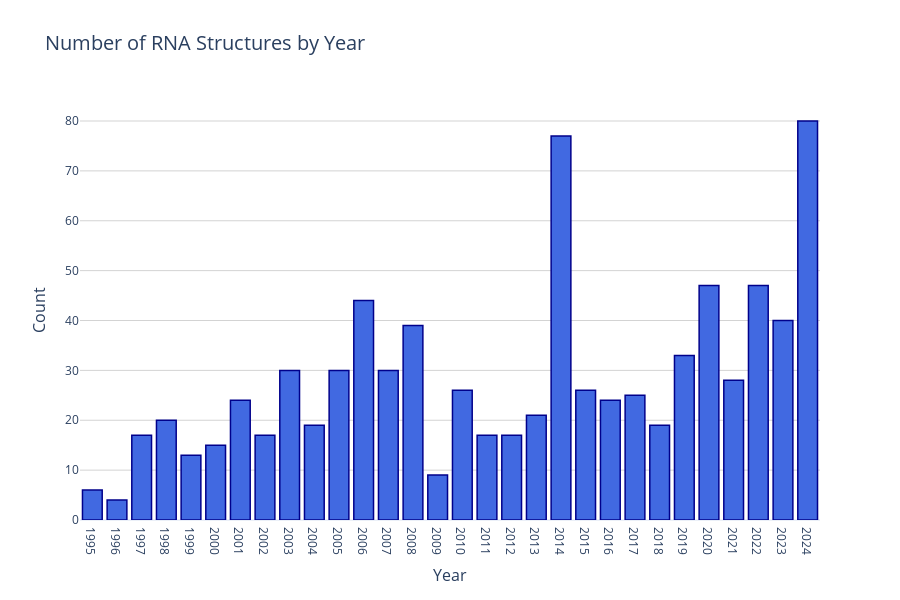

The code cell stored with this chart in its notebook:
### Code cell
# Calculate year counts
year_counts = train_sequences['date'].dt.year.value_counts().sort_index()

# Convert to DataFrame for Plotly
year_df = pd.DataFrame({'Year': year_counts.index, 'Count': year_counts.values})

# Create bar chart using Plotly Express
fig = px.bar(
    year_df,
    x='Year',
    y='Count',
    title='Number of RNA Structures by Year',
    labels={'Year': 'Year', 'Count': 'Count'},
    template='plotly_white'
)

# Improve layout
fig.update_layout(
    width=900,
    height=600,
    title_font_size=20,
    xaxis_title_font_size=16,
    yaxis_title_font_size=16
)

# Format x-axis to ensure years display as integers without decimal points
fig.update_xaxes(
    type='category',  # Treat years as categories to maintain order
    tickmode='linear'  # Show all years
)

# Add grid lines for y-axis only
fig.update_yaxes(showgrid=True, gridwidth=1, gridcolor='lightgray')

# Customize bar appearance
fig.update_traces(
    marker_color='royalblue',
    marker_line_color='darkblue',
    marker_line_width=1.5
)

# Show the plot
fig.show()

### Figure 1 — Plotly figure (JSON) as saved in the notebook; plotly's stock layout.template omitted (floating-point values rounded to 4 significant figures)
{"data": [{"alignmentgroup": "True", "hovertemplate": "Year=%{x}<br>Count=%{y}<extra></extra>", "legendgroup": "", "marker": {"color": "royalblue", "line": {"color": "darkblue", "width": 1.5}, "pattern": {"shape": ""}}, "name": "", "offsetgroup": "", "orientation": "v", "showlegend": false, "textposition": "auto", "type": "bar", "x": [1995, 1996, 1997, 1998, 1999, 2000, 2001, 2002, 2003, 2004, 2005, 2006, 2007, 2008, 2009, 2010, 2011, 2012, 2013, 2014, 2015, 2016, 2017, 2018, 2019, 2020, 2021, 2022, 2023, 2024], "xaxis": "x", "y": [6, 4, 17, 20, 13, 15, 24, 17, 30, 19, 30, 44, 30, 39, 9, 26, 17, 17, 21, 77, 26, 24, 25, 19, 33, 47, 28, 47, 40, 80], "yaxis": "y"}], "layout": {"barmode": "relative", "height": 600, "legend": {"tracegroupgap": 0}, "title": {"font": {"size": 20}, "text": "Number of RNA Structures by Year"}, "width": 900, "xaxis": {"anchor": "y", "domain": [0, 1], "tickmode": "linear", "title": {"font": {"size": 16}, "text": "Year"}, "type": "category"}, "yaxis": {"anchor": "x", "domain": [0, 1], "gridcolor": "lightgray", "gridwidth": 1, "showgrid": true, "title": {"font": {"size": 16}, "text": "Count"}}}}
